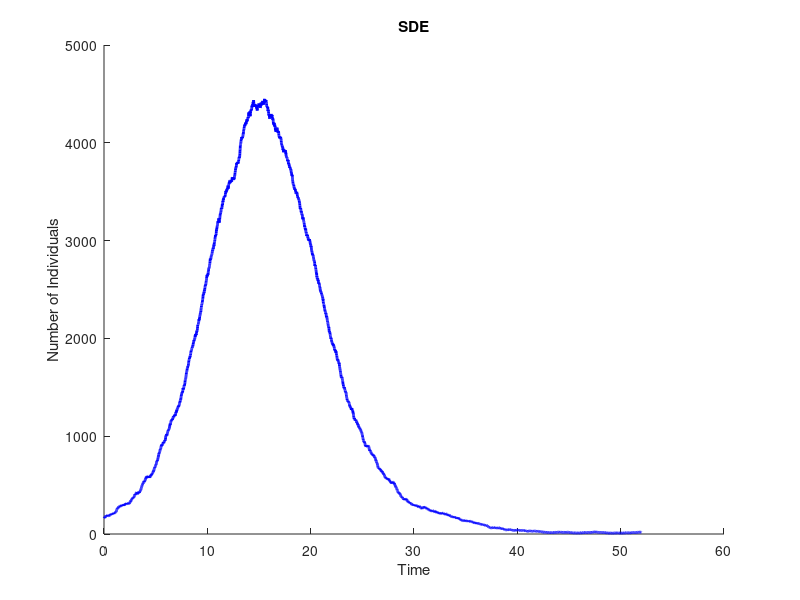

Here is the MATLAB script that generated this plot:
% Stochastic Differential Equation
% SIR Epidemic Model
clear
beta=1.1837;
b=0;
gamma=0.8691;
N=106487;
i0=161;
s0=N-i0;
dt=0.01;
time=52;
sim=1;
for k=1:sim
    clear i t s r
    j=1;
    i(j)=i0;
    s(j)=s0;
    r(j)=N-i0-s0;
    t(j)=dt;
    while i(j)>0 && t(j)<time
        mu_s=-1*beta*s(j)*i(j)/N;
        V=[beta*s(j)*i(j)/N, -1*beta*s(j)*i(j)/N; -1*beta*s(j)*i(j)/N, beta*s(j)*i(j)/N+gamma*i(j)];
        B=sqrt(V);
        mu_i=beta*s(j)*i(j)/N-(gamma)*i(j);
        rn1=randn; % standard normal random number
        rn2=randn;
        s(j+1)=s(j)+mu_s*dt+B(1)*sqrt(dt)*rn1+B(3)*sqrt(dt)*rn2;
        i(j+1)=i(j)+mu_i*dt+B(2)*sqrt(dt)*rn1+B(4)*sqrt(dt)*rn2;
        r(j+1)=N-s(j+1)-i(j+1);
        t(j+1)=t(j)+dt;
        j=j+1;
    end
    %plot(t,s,'r','Linewidth',2);
    hold on
    plot(t,i,'b','Linewidth',2);
    %plot(t,r,'y','Linewidth',2);
    title('SDE');
    xlabel('Time');
    ylabel('Number of Individuals');
    %legend('Susceptible','Infected','Recovered','location','northeastoutside');
end
